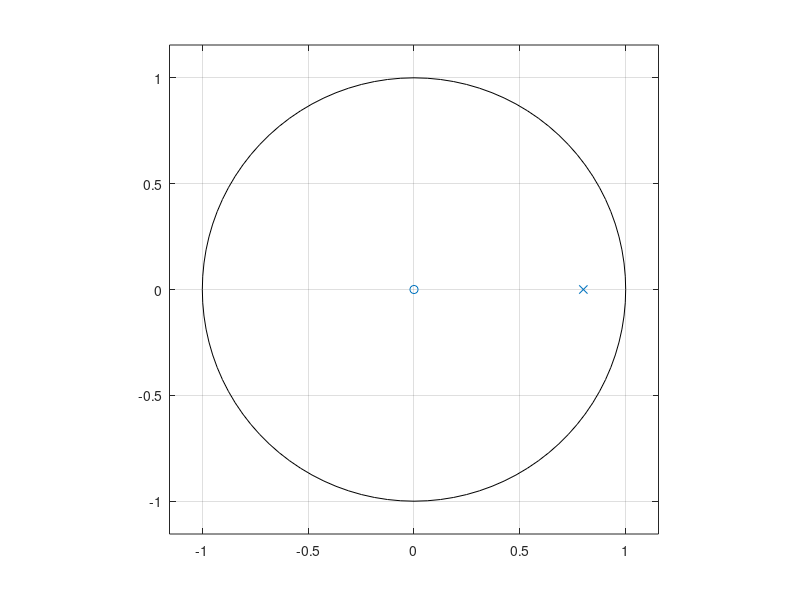
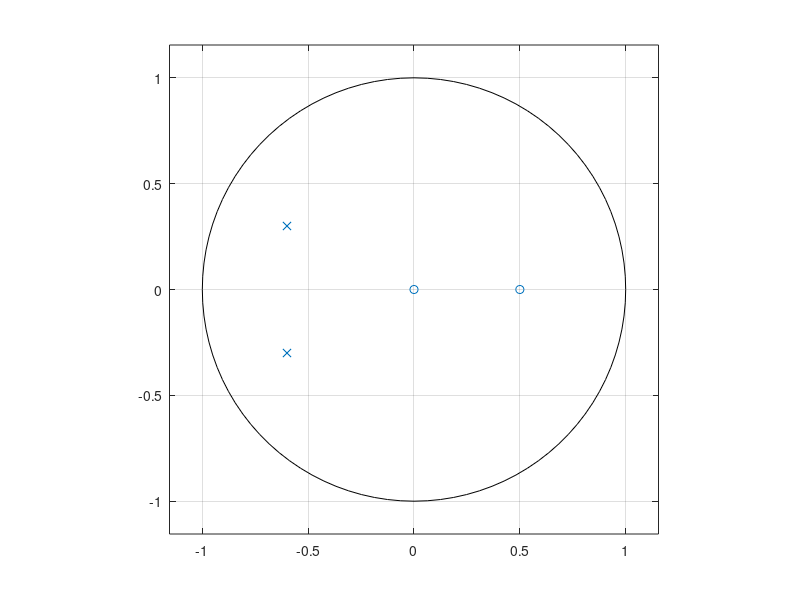
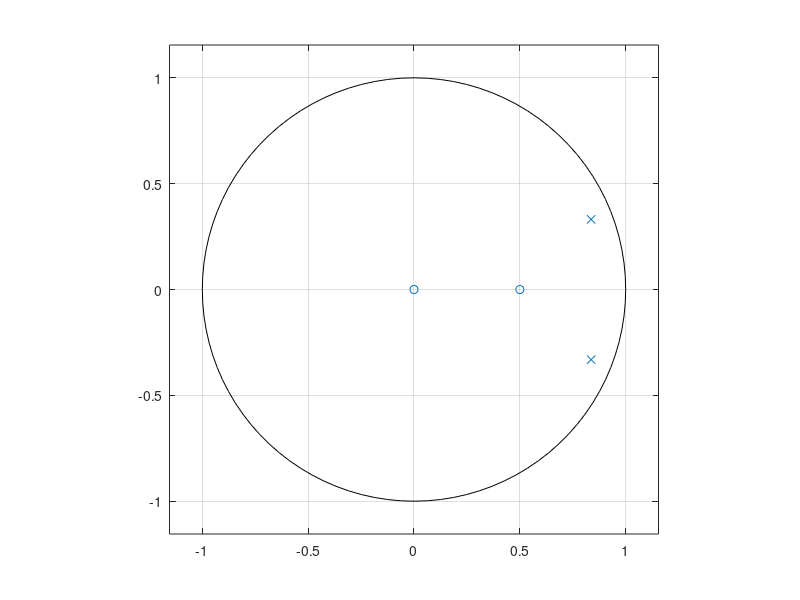

These charts were generated, in order, by the following MATLAB code:
%% Elaborazione Segnali Biomedici - Soluzione Laboratorio 07
% Prof. Veronese Mattia - UNIPD

%% OPENING
clear all
close all
clc

%% Esercizio 2
% Progettare un filtro in modo che la funzione di trasferimento H(z) abbia:
% Uno zero in z=0 e un polo in p=0.8
Fc = 1000;
zeri = 0;
poli = 0.8;
b = poly(zeri);
a = poly(poli);

figure
zplane(b,a)
[H,F]=freqz(b,a,2048,Fc);


% Uno zero in 0.5 e una coppia di poli complessi coniugati in -0.6±j0.3
Fc = 1000;
zeri = 0.5;
poli = [-0.6+0.3j -0.6-0.3j];
b = poly(zeri);
a = poly(poli);

figure
zplane(b,a)
[H,F]=freqz(b,a,2048,Fc);


% Uno zero in 0.5 e una coppia di poli complessi coniugati a 60Hz dentro al
% cerchio unitario
Fc = 1000;
F = 60;
theta=(2*pi/Fc)*F;
zeri = 0.5;
poli = [0.9*exp(1i*theta), 0.9*exp(-1i*theta)];
b = poly(zeri);
a = poly(poli);

figure
zplane(b,a)
[H,F]=freqz(b,a,2048,Fc);

